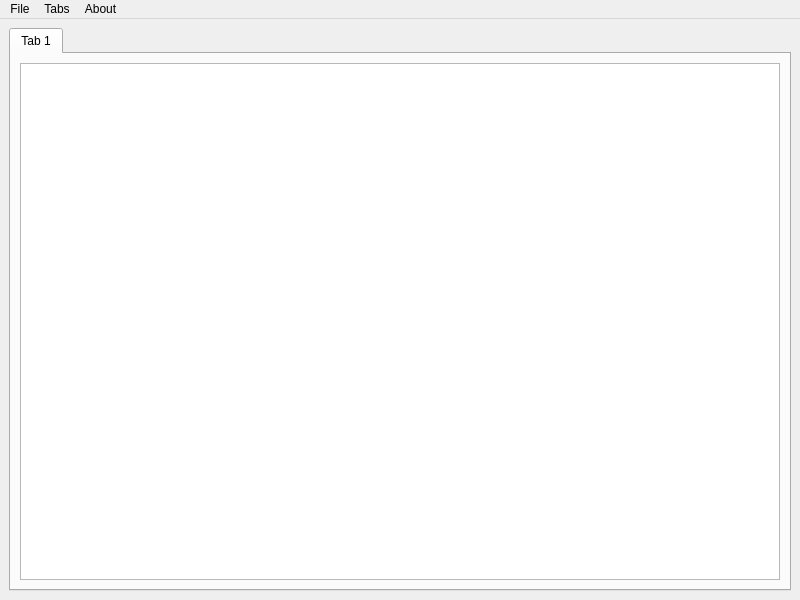
<?xml version="1.0" encoding="UTF-8"?>
<ui version="4.0">
 <class>MainWindow</class>
 <widget class="QMainWindow" name="MainWindow">
  <property name="geometry">
   <rect>
    <x>0</x>
    <y>0</y>
    <width>800</width>
    <height>600</height>
   </rect>
  </property>
  <property name="windowTitle">
   <string/>
  </property>
  <widget class="QWidget" name="centralwidget">
   <layout class="QGridLayout" name="gridLayout">
    <item row="0" column="0">
     <widget class="QTabWidget" name="tabWidget">
      <property name="currentIndex">
       <number>0</number>
      </property>
      <widget class="QWidget" name="tab">
       <attribute name="title">
        <string>Tab 1</string>
       </attribute>
       <layout class="QHBoxLayout" name="horizontalLayout_2">
        <item>
         <layout class="QHBoxLayout" name="horizontalLayout">
          <item>
           <widget class="QPlainTextEdit" name="plainTextEdit"/>
          </item>
         </layout>
        </item>
       </layout>
      </widget>
     </widget>
    </item>
   </layout>
  </widget>
  <widget class="QMenuBar" name="menubar">
   <property name="geometry">
    <rect>
     <x>0</x>
     <y>0</y>
     <width>800</width>
     <height>28</height>
    </rect>
   </property>
   <widget class="QMenu" name="menuFile">
    <property name="title">
     <string>File</string>
    </property>
    <addaction name="actionLoad_File"/>
    <addaction name="actionSave_file"/>
    <addaction name="separator"/>
    <addaction name="actionSettings"/>
    <addaction name="separator"/>
    <addaction name="actionQuit"/>
   </widget>
   <widget class="QMenu" name="menuAbout">
    <property name="title">
     <string>About</string>
    </property>
    <addaction name="actionAbout"/>
   </widget>
   <widget class="QMenu" name="menuTabs">
    <property name="title">
     <string>Tabs</string>
    </property>
    <addaction name="actionNew_Tab"/>
    <addaction name="actionClose_Tab"/>
   </widget>
   <addaction name="menuFile"/>
   <addaction name="menuTabs"/>
   <addaction name="menuAbout"/>
  </widget>
  <action name="actionLoad_File">
   <property name="text">
    <string>Load File</string>
   </property>
   <property name="shortcut">
    <string>Ctrl+L</string>
   </property>
  </action>
  <action name="actionSave_file">
   <property name="text">
    <string>Save File</string>
   </property>
   <property name="shortcut">
    <string>Ctrl+S</string>
   </property>
  </action>
  <action name="actionQuit">
   <property name="text">
    <string>Quit</string>
   </property>
   <property name="shortcut">
    <string>Ctrl+Q</string>
   </property>
  </action>
  <action name="actionAbout">
   <property name="text">
    <string>About Atomizer</string>
   </property>
  </action>
  <action name="actionNew_Tab">
   <property name="text">
    <string>New Tab</string>
   </property>
   <property name="shortcut">
    <string>Ctrl+T</string>
   </property>
  </action>
  <action name="actionClose_Tab">
   <property name="text">
    <string>Close Tab</string>
   </property>
  </action>
  <action name="actionSettings">
   <property name="text">
    <string>Settings</string>
   </property>
   <property name="shortcut">
    <string notr="true">Ctrl+,</string>
   </property>
   <property name="shortcutVisibleInContextMenu">
    <bool>false</bool>
   </property>
  </action>
 </widget>
 <resources/>
 <connections/>
</ui>
